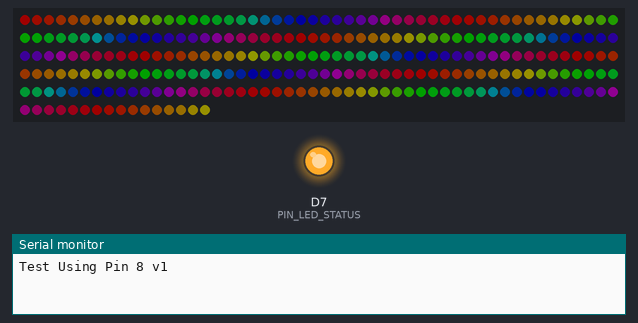
Bench run of a program on a simulated ESP8266 (Wemos D1 mini). Parts: 266 RGB LEDs in strip order, left to right, continuing on the next row, output pins drawn as LEDs (lit = HIGH), the last lines printed to the serial monitor. Dashed ring = blinking. Dim RGB values are drawn brighter than linear.

Above: at 0.16 s.
At 9.74 s:
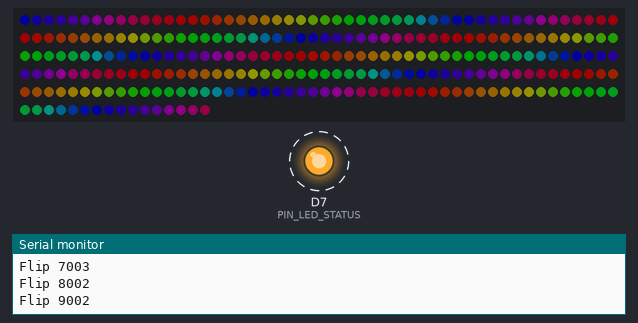
At 19.63 s:
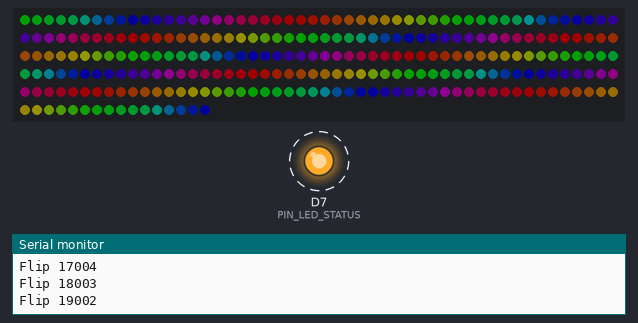
At 39.09 s:
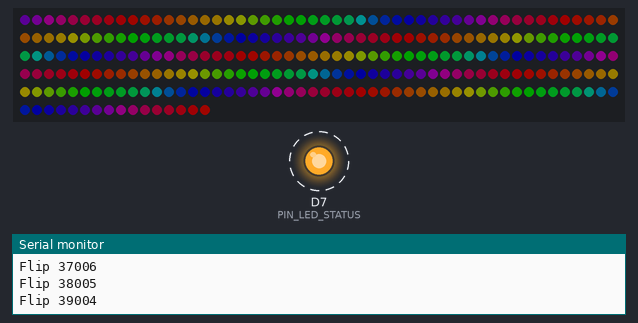
Timing chart, 0 to 40.0 s (numbered marks = the images above):
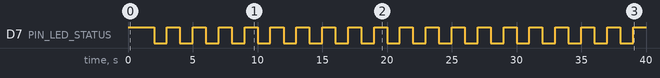

Measured:
- by itself, D7 (PIN_LED_STATUS): alternates HIGH for 1.0 s and LOW for 1.0 s

The program:

main.cpp
```cpp
#include <Arduino.h>
#include "FastLED.h"
const int PIN_LED_STATUS = 13;   // IO-13 or pin 16
const int PIN_LED = D4 ; // 14;           // IO-14 or pin 13
const uint32_t BAUD_RATE = 115200;

// The build version is shown on the loading screen.
// the version is shown in the serial prompt and the web page.
const uint8_t BUILD_NUMBER = 1;

const uint16_t PIXELS_COUNT = 266;
CRGB leds[PIXELS_COUNT];

#define BRIGHTNESS          32

uint8_t gHue = 0; // rotating "base color" used by many of the patterns

void flipTheStatusLED()
{
  static bool statusLEDState = LOW;
  statusLEDState = !statusLEDState;
  digitalWrite(PIN_LED_STATUS, statusLEDState);
}

void setup() {
  // Set the status led to an output
  // This shows that there is power to the boards
  pinMode(PIN_LED_STATUS, OUTPUT);
  digitalWrite(PIN_LED_STATUS, HIGH);

  // Set up the serial port for debugging
  // this prevents the button_next, and button_prev from working
  Serial.begin(BAUD_RATE);

  // Print a message to the serial port
  Serial.println("Test Using Pin 8 v" + String(BUILD_NUMBER));

  // Configure the LEDs
  FastLED.addLeds<NEOPIXEL, PIN_LED>(leds, PIXELS_COUNT);
  FastLED.setBrightness(BRIGHTNESS);
}

void loop() {

  // Flash the status LED
  EVERY_N_SECONDS(1)
  {
    Serial.println("Flip " + String(millis()));
    flipTheStatusLED();
  }

  // slowly cycle the "base color" through the rainbow
  EVERY_N_MILLISECONDS( 10 ) { gHue ++; }

  // FastLED's built-in rainbow generator
  fill_rainbow( leds, PIXELS_COUNT, gHue, 7);

  // send the 'leds' array out to the actual LED strip
  FastLED.show();
}
```
